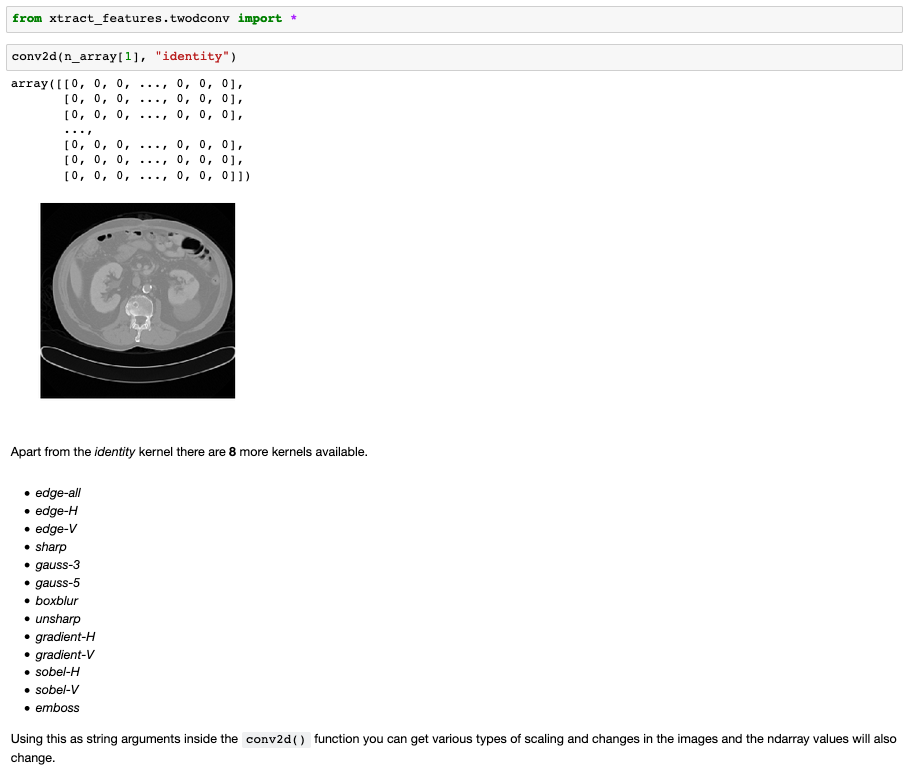
#> input picture images/conv2d.png, 910 x 782 px; its folder holds only this picture in this run
$ python -i region_props.py   (imports and definitions only)
#> lines starting #> are read from the running program, lines starting #| are printed output that depends on the picture; after the words box and inside, x2 and y2 are one past the last pixel; in counts of white or black regions, pixels touching at a corner belong together
### xtract_features/helpers.py

from .imports import *


# [17 lines left out: function extract_img_array, not called in this run]

def extract_id(path):
    _id = path.split('/')[-1].split('.')[0]
    return _id


# save files/list/ any datastructure to pickle file.
# arguments: variable containing the data structure and desired name to save
def save_pickle(file, file_name):
    with open(file_name, "wb") as fp:
        pickle.dump(file, fp)


# load the saved pickle files.
# arguments: name of the file

# [4 lines left out: function load_pickle, not called in this run]

# show plot


def show(img, title=None):
    plt.imshow(img, cmap=plt.cm.bone)
    if title is not None:
        plt.title = title


# show multiple plots

# [9 lines left out: function plots, not called in this run]

### xtract_features/region_props.py
from .imports import *
from .helpers import *


class region_props:
    def __init__(self, image, sq=square(3)):
        self.image = image.astype('int64')
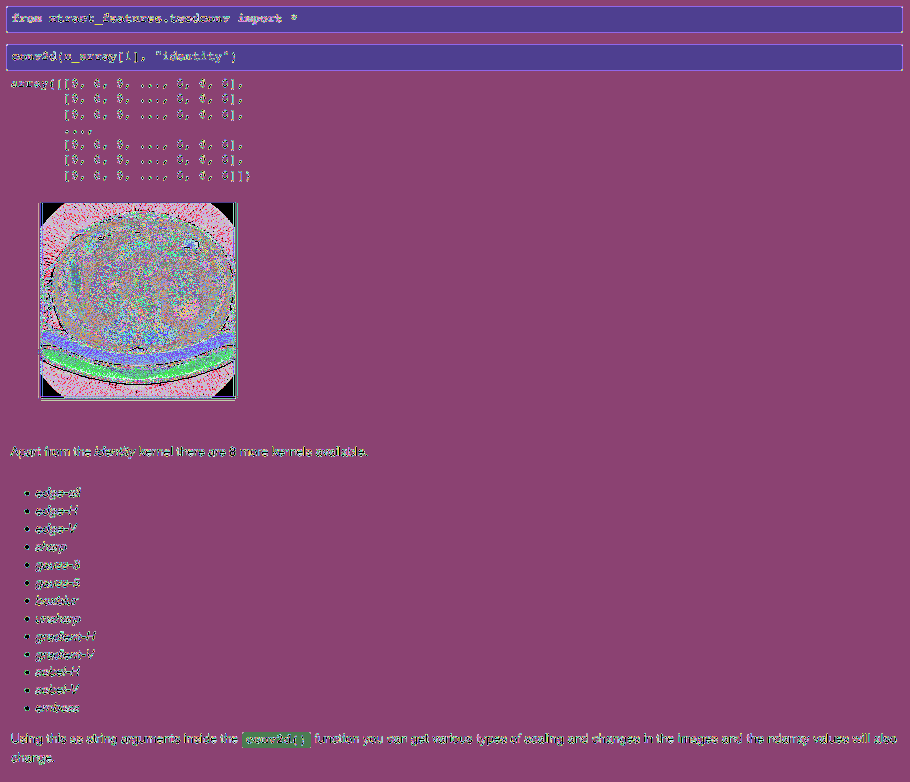
#> self.image: shape (782, 910) int64; 256 distinct labels, from 0 to 255; one colour per label, 0 black
        self.thresh = threshold_otsu(self.image)
#> self.thresh = 162
        self.bw = closing(self.image > self.thresh, sq)
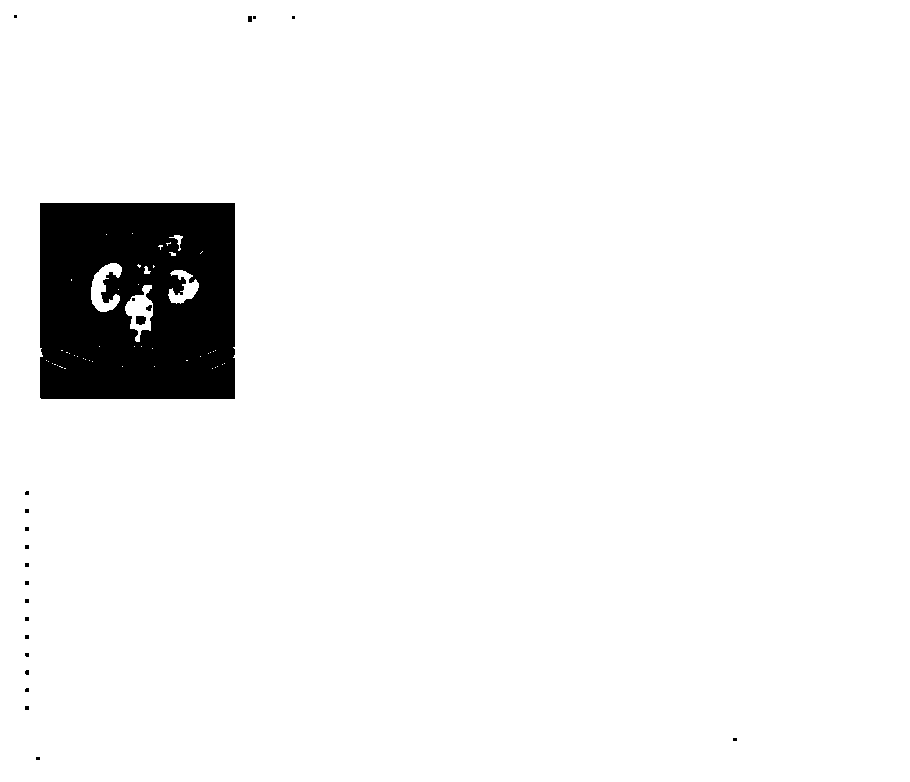
#> self.bw: shape (782, 910) bool; 94.9% white; 23 black regions (19 under 20 px), largest, box (x1, y1, x2, y2) and area: (40, 203, 235, 399) 35770, (136, 316, 146, 325) 78, (146, 305, 152, 311) 26, (248, 16, 252, 22) 24
        self.bw_clear = clear_border(self.bw)
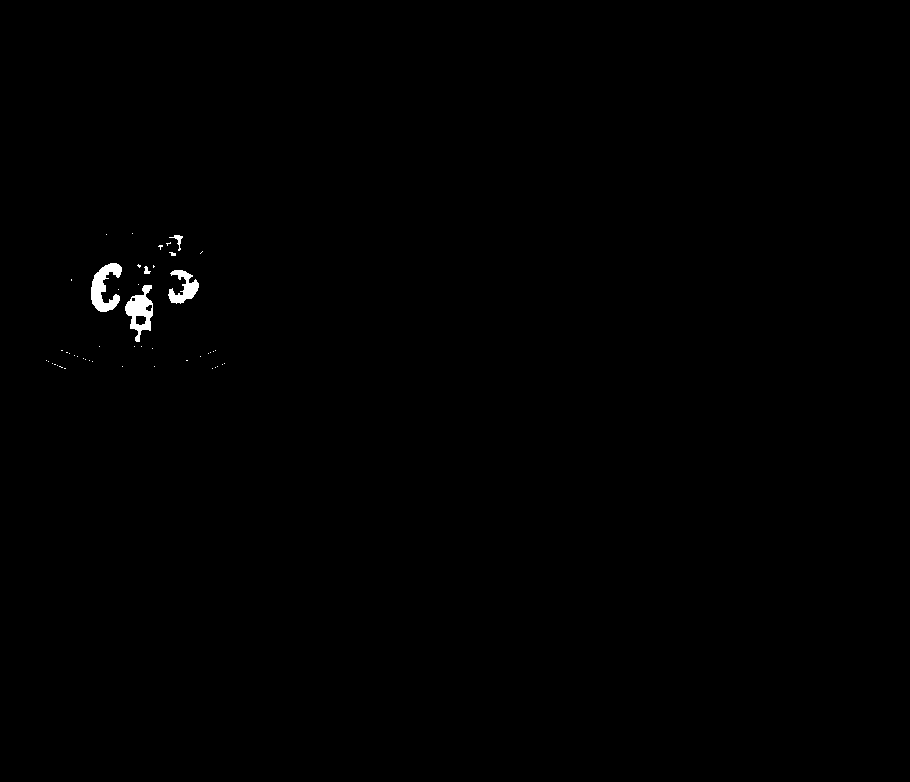
#> self.bw_clear: shape (782, 910) bool; 0.32% white; 49 white regions (44 under 20 px)
        self.bw_label = label(self.bw_clear)
#> self.bw_label: shape (782, 910) int32; 50 distinct labels, from 0 to 49
        self.regions = regionprops(self.bw_label)
#> self.regions = 49 regions; largest, box (x1, y1, x2, y2) and area: (91, 263, 122, 312) 807, (125, 285, 153, 342) 780, (168, 270, 199, 304) 524, (169, 235, 183, 251) 65, (144, 266, 151, 274) 34
        self.lista = []
        for e in self.regions:
            self.lista.append(e.area)
#> this loop made 49 passes
#> after the loop, self.lista = 49 values, max 807 at index 7, min 1 at index 0, mean 47.18
        _l = len(self.lista)
        if _l == 0:
            self.idx = -1
        else:
            _m = max(self.lista)
            self.idx = self.lista.index(_m)
#> self.idx = 7

    # shows the bw plot black and white patches

    def plot_show_bw(self):
        show(self.bw)

    # plots the black and other segmented areas

    def plot_image(self):
        show(self.bw_clear)

    # plots the black and other segemted areas as labels
    def plot_image_with_label(self):
        show(self.bw_label)

    # out of all the regions obtained from the image gives region area with the maximum area occupancy
    # [61 lines left out: functions max_area, eccentricity, euler_number, solidity, perimeter, mean_area and 1 more, not called in this run]

    # returns the otsu threshold of the image
    def thresh_img(self):
        return self.thresh

    # returns the coordinates of the boundary box of the max area region
    # [132 lines left out: functions bb, bb_area, centroid_r, convex_area_r, coordinates_r, eq_diameter and 9 more, not called in this run]

>>> import cv2
>>> picture = cv2.imread('../images/conv2d.png', cv2.IMREAD_GRAYSCALE)
>>> result = region_props(picture).plot_show_bw()
